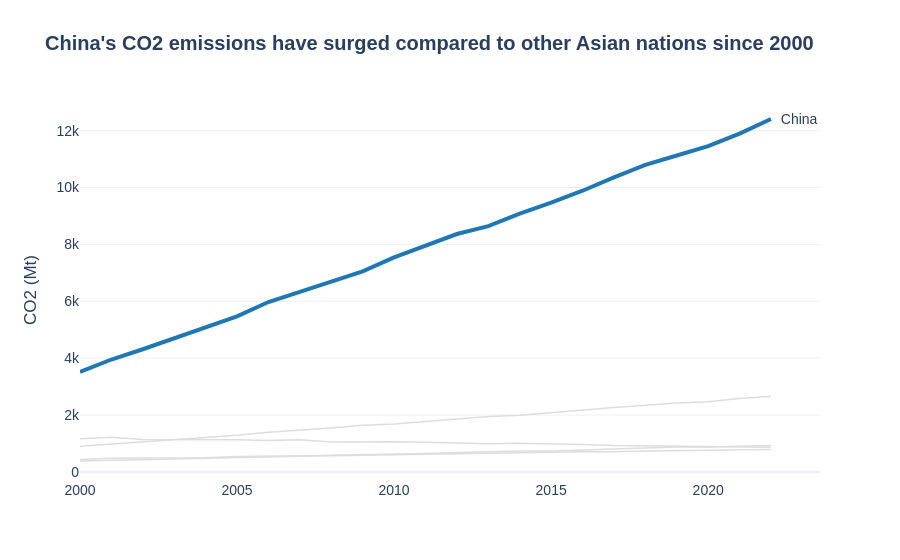

The cell this chart's notebook holds for it:
### Markdown cell above
---
## Task 1 — Multi-Series Line Chart with Highlight

**What to build:** A line chart showing CO2 emissions over time for **all Asian countries** in the dataset, with one country highlighted.

**Requirements:**
- All countries shown (for context), but only **one highlighted in colour** — your choice which
- All other lines in grey (#DDDDDD), thinner
- Highlighted country **labelled directly** at the end of its line (not in a legend)
- Insight title that names the highlighted country and its story

> 💡 `df[df['Region'] == 'Asia']` to filter; use `go.Figure()` with a loop for per-country control

### Code cell
# Task 1 — Multi-series line with highlight
# YOUR CODE HERE
import pandas as pd
import plotly.graph_objects as go

df_asia = df[df['Region'] == 'Asia']
highlight_country = 'China'

fig = go.Figure()

for country in df_asia['Country'].unique():
    df_c = df_asia[df_asia['Country'] == country]
    
    if country == highlight_country:
        color = '#1f77b4' # Bold Blue
        width = 4
        show_label = True
    else:
        color = '#DDDDDD' # Soft Grey
        width = 1.5
        show_label = False
        
    fig.add_trace(go.Scatter(
        x=df_c['Year'], 
        y=df_c['CO2_Mt'],
        mode='lines',
        name=country,
        line=dict(color=color, width=width),
        hoverinfo='name+y',
        showlegend=False
    ))

    if show_label:
        fig.add_annotation(
            x=df_c['Year'].iloc[-1], 
            y=df_c['CO2_Mt'].iloc[-1],
            text=f"  {country}",
            showarrow=False,
            xanchor='left'
        )

fig.update_layout(
    title="<b>China's CO2 emissions have surged compared to other Asian nations since 2000</b>",
    template='plotly_white',
    font=dict(family="Arial", size=14),
    xaxis=dict(showgrid=False),
    yaxis=dict(showgrid=True, gridcolor='#F0F0F0', title="CO2 (Mt)")
)

fig.show()

### Figure 1 — Plotly figure (JSON) as saved in the notebook; plotly's stock layout.template omitted (floating-point values rounded to 4 significant figures)
{"data": [{"hoverinfo": "name+y", "line": {"color": "#1f77b4", "width": 4}, "mode": "lines", "name": "China", "showlegend": false, "type": "scatter", "x": [2000, 2001, 2002, 2003, 2004, 2005, 2006, 2007, 2008, 2009, 2010, 2011, 2012, 2013, 2014, 2015, 2016, 2017, 2018, 2019, 2020, 2021, 2022], "y": [3514.0, 3952.0, 4312.0, 4692.0, 5079.0, 5468.0, 5974.0, 6323.0, 6673.0, 7053.0, 7543.0, 7972.0, 8365.0, 8641.0, 9078.0, 9466.0, 9887.0, 10360.0, 10790.0, 11130.0, 11450.0, 11900.0, 12410.0]}, {"hoverinfo": "name+y", "line": {"color": "#DDDDDD", "width": 1.5}, "mode": "lines", "name": "India", "showlegend": false, "type": "scatter", "x": [2000, 2001, 2002, 2003, 2004, 2005, 2006, 2007, 2008, 2009, 2010, 2011, 2012, 2013, 2014, 2015, 2016, 2017, 2018, 2019, 2020, 2021, 2022], "y": [901.6, 974.6, 1056.0, 1146.0, 1205.0, 1291.0, 1396.0, 1466.0, 1542.0, 1637.0, 1687.0, 1774.0, 1865.0, 1945.0, 1994.0, 2092.0, 2177.0, 2267.0, 2345.0, 2419.0, 2466.0, 2580.0, 2661.0]}, {"hoverinfo": "name+y", "line": {"color": "#DDDDDD", "width": 1.5}, "mode": "lines", "name": "Japan", "showlegend": false, "type": "scatter", "x": [2000, 2001, 2002, 2003, 2004, 2005, 2006, 2007, 2008, 2009, 2010, 2011, 2012, 2013, 2014, 2015, 2016, 2017, 2018, 2019, 2020, 2021, 2022], "y": [1166.0, 1220.0, 1136.0, 1131.0, 1151.0, 1127.0, 1101.0, 1133.0, 1050.0, 1061.0, 1064.0, 1042.0, 1005.0, 990.9, 1010.0, 996.6, 967.4, 925.1, 916.6, 914.5, 902.8, 898.1, 865.1]}, {"hoverinfo": "name+y", "line": {"color": "#DDDDDD", "width": 1.5}, "mode": "lines", "name": "South Korea", "showlegend": false, "type": "scatter", "x": [2000, 2001, 2002, 2003, 2004, 2005, 2006, 2007, 2008, 2009, 2010, 2011, 2012, 2013, 2014, 2015, 2016, 2017, 2018, 2019, 2020, 2021, 2022], "y": [438.1, 481.5, 490.6, 490.8, 494.6, 537.2, 539.0, 566.1, 570.0, 585.4, 595.9, 620.6, 631.1, 649.6, 646.2, 686.5, 704.0, 706.0, 738.5, 750.8, 755.8, 777.3, 789.5]}, {"hoverinfo": "name+y", "line": {"color": "#DDDDDD", "width": 1.5}, "mode": "lines", "name": "Indonesia", "showlegend": false, "type": "scatter", "x": [2000, 2001, 2002, 2003, 2004, 2005, 2006, 2007, 2008, 2009, 2010, 2011, 2012, 2013, 2014, 2015, 2016, 2017, 2018, 2019, 2020, 2021, 2022], "y": [382.8, 400.4, 430.7, 453.8, 482.6, 501.9, 533.0, 551.8, 586.6, 602.5, 614.5, 647.3, 680.1, 717.7, 736.3, 738.2, 768.8, 813.7, 834.8, 872.3, 876.5, 898.5, 930.5]}], "layout": {"annotations": [{"showarrow": false, "text": "  China", "x": 2022, "xanchor": "left", "y": 12410.0}], "font": {"family": "Arial", "size": 14}, "title": {"text": "<b>China's CO2 emissions have surged compared to other Asian nations since 2000</b>"}, "xaxis": {"showgrid": false}, "yaxis": {"gridcolor": "#F0F0F0", "showgrid": true, "title": {"text": "CO2 (Mt)"}}}}
